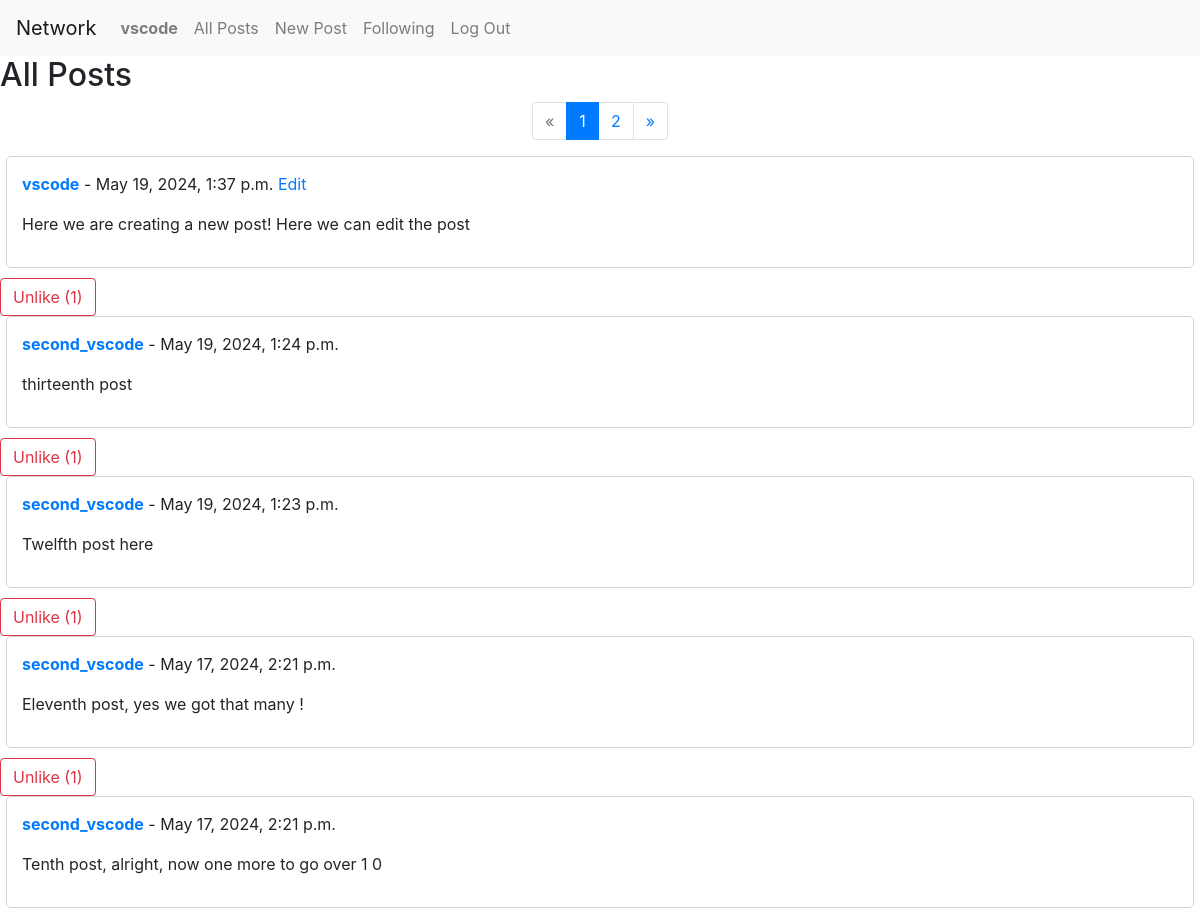
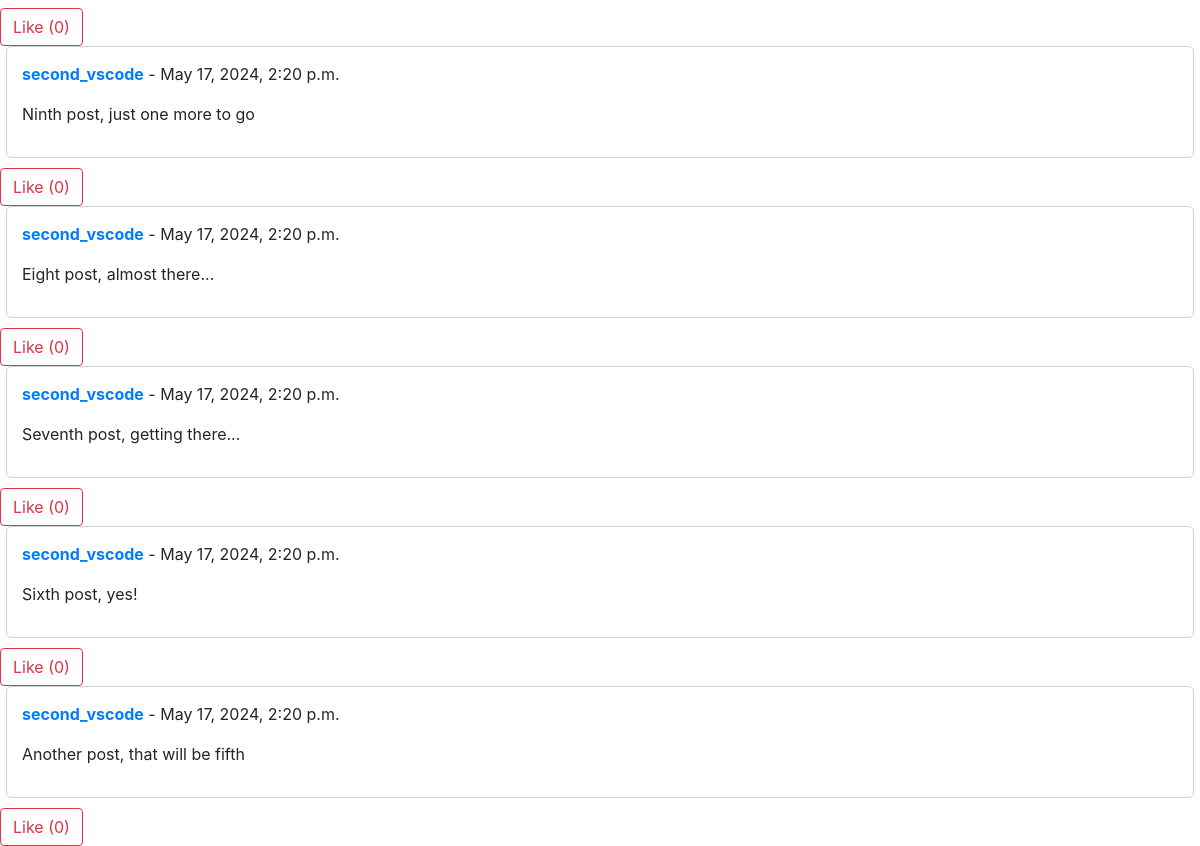
/ (signed in), run on the app's committed database (2 pictures, top to bottom).
### network/models.py (models this page shows, shortened)
class User(AbstractUser):
    pass

class Post(models.Model):
    user = models.ForeignKey(User, on_delete=models.CASCADE, related_name='posts')
    content = models.TextField()
    timestamp = models.DateTimeField(auto_now_add=True)
    likes = models.ManyToManyField(User, related_name='liked_posts', blank=True)

### network/views.py (the view)
# urls.py: path("", views.index, name="index"),
def index(request):
    posts_list = Post.objects.all().order_by('-timestamp')
    paginator = Paginator(posts_list, 10)
    page_number = request.GET.get('page')
    page_obj = paginator.get_page(page_number)
    return render(request, 'network/index.html', {'page_obj': page_obj})

### network/templates/network/index.html
{% extends "network/layout.html" %}
{% block body %}
    <h2>All Posts</h2>
    {% if page_obj.has_other_pages %}
        <nav aria-label="Page navigation">
        <ul class="pagination justify-content-center">
            {% if page_obj.has_previous %}
                <li class="page-item">
                    <a class="page-link" href="?page={{ page_obj.previous_page_number }}">&laquo;</a>
                </li>
            {% else %}
                <li class="page-item disabled">
                    <a class="page-link" href="#" tabindex="-1" aria-disabled="true">&laquo;</a>
                </li>
            {% endif %}
            {% for i in page_obj.paginator.page_range %}
                {% if page_obj.number == i %}
                    <li class="page-item active" aria-current="page">
                    <a class="page-link" href="#">{{ i }}</a>
                    </li>
                {% else %}
                    <li class="page-item">
                    <a class="page-link" href="?page={{ i }}">{{ i }}</a>
                    </li>
                {% endif %}
            {% endfor %}
            {% if page_obj.has_next %}
                <li class="page-item">
                    <a class="page-link" href="?page={{ page_obj.next_page_number }}">&raquo;</a>
                </li>
            {% else %}
                <li class="page-item disabled">
                    <a class="page-link" href="#" tabindex="-1" aria-disabled="true">&raquo;</a>
                </li>
            {% endif %}
        </ul>
        </nav>
    {% endif %}
    {% for post in page_obj %}
        <div class="post-container" data-post-id="{{ post.id }}">
            <div class="post">
                <p>
                    <strong><a href="{% url 'profile' post.user.username %}">
                        {{ post.user.username }}</a></strong>
                    - {{ post.timestamp }}
                    {% if post.user == user %}
                        <a href="#" class="edit-link">Edit</a>
                    {% endif %}
                </p>
                <p id="post-content-{{ post.id }}">{{ post.content }}</p>
            </div>
            <button class="like-unlike-button btn btn-outline-danger" data-post-id="{{ post.id }}">
                {% if user in post.likes.all %}
                    Unlike (<span class="likes-count">{{ post.likes.count }}</span>)
                {% else %}
                    Like (<span class="likes-count">{{ post.likes.count }}</span>)
                {% endif %}
            </button>
        </div>
    {% endfor %}
{% endblock %}

### network/templates/network/layout.html (shortened to what this page needs)
{% load static %}
<!DOCTYPE html>
<html lang="en">
    <head>
        <link rel="stylesheet" href="https://stackpath.bootstrapcdn.com/bootstrap/4.4.1/css/bootstrap.min.css">
        <link href="{% static 'network/styles.css' %}" rel="stylesheet">
    </head>
    <body>
        <nav class="navbar navbar-expand-lg navbar-light bg-light">
            <a class="navbar-brand" href="#">Network</a>
            <div>
              <ul class="navbar-nav mr-auto">
                {% if user.is_authenticated %}
                    <li class="nav-item">
                        <a class="nav-link" href="#"><strong>{{ user.username }}</strong></a>
                    </li>
                {% endif %}
                <li class="nav-item">
                  <a class="nav-link" href="{% url 'index' %}">All Posts</a>
                </li>
                {% if user.is_authenticated %}
                    <li class="nav-item">
                        <a class="nav-link" href="{% url 'new_post' %}">New Post</a>
                    </li>
                    <li class="nav-item">
                        <a class="nav-link" href="{% url 'following' %}">Following</a>
                    </li>
                    <li class="nav-item">
                        <a class="nav-link" href="{% url 'logout' %}">Log Out</a>
                    </li>
                {% endif %}
              </ul>
            </div>
          </nav>
        <div class="body">
            {% block body %}
            {% endblock %}
        </div>
    </body>
</html>

### network/static/network/styles.css (style rules this page uses)
.post { border: 1px solid lightgray; padding: 15px; margin-bottom: 10px; border-radius: 5px; max-width: 99vw; margin-left: auto; margin-right: auto; }

### data on the page
User: username "vscode"
Post: user.username "vscode", timestamp "May 19, 2024, 1:37 p.m.", shows "Edit", content "Here we are creating a new post! Here we can edit the post", likes.count "1"
Post: user.username "second_vscode", timestamp "May 19, 2024, 1:24 p.m.", content "thirteenth post", likes.count "1"
Post: user.username "second_vscode", timestamp "May 19, 2024, 1:23 p.m.", content "Twelfth post here", likes.count "1"
Post: user.username "second_vscode", timestamp "May 17, 2024, 2:21 p.m.", content "Eleventh post, yes we got that many !", likes.count "1"
Post: user.username "second_vscode", timestamp "May 17, 2024, 2:21 p.m.", content "Tenth post, alright, now one more to go over 1 0", likes.count "0"
Post: user.username "second_vscode", timestamp "May 17, 2024, 2:20 p.m.", content "Ninth post, just one more to go", likes.count "0"
Post: user.username "second_vscode", timestamp "May 17, 2024, 2:20 p.m.", content "Eight post, almost there...", likes.count "0"
Post: user.username "second_vscode", timestamp "May 17, 2024, 2:20 p.m.", content "Seventh post, getting there...", likes.count "0"
Post: user.username "second_vscode", timestamp "May 17, 2024, 2:20 p.m.", content "Sixth post, yes!", likes.count "0"
Post: user.username "second_vscode", timestamp "May 17, 2024, 2:20 p.m.", content "Another post, that will be fifth", likes.count "0"

### other printed values
{{ i }} "1"
{{ i }} "2"
